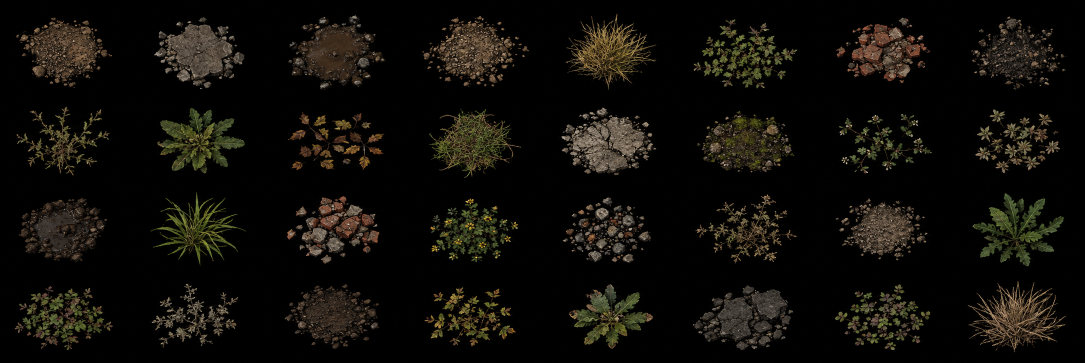
#> input picture img/texturas/fonte/chao_pack.png, 2170 x 725 px, found by its file name (shown at 1/2 size)
$ python importar_decalques.py
#> lines starting #> are read from the running program, lines starting #| are printed output that depends on the picture
#> in main, im is the input picture: PIL image 2170x725 RGB; mean R, G, B 15.9, 13.8, 9.4
# -*- coding: utf-8 -*-
"""IMPORTA O PACK DE DECALQUE DE CHÃO.

   A arte vem numa folha de contato 8 × 4 com fundo PRETO e sem alfa —
   não foi o que se pediu (pediu-se um arquivo por peça, com alfa ou com
   fundo magenta), mas dá pra salvar, e o motivo é geométrico: cada peça
   é um BOLO ISOLADO no meio da célula. Então o fundo não é "o que é
   escuro", é "o escuro LIGADO À BORDA" — e isso se acha por inundação,
   não por limiar de luminância.

   A diferença não é de gosto. No cascalho escuro da folha, 27% da arte
   tem luminância abaixo de 25: recortar por limiar deixa a peça com
   metade dos pixels (medido: 51%), cheia de furos. Por inundação
   sobrevivem 92%.

   Fundo preto tem uma segunda propriedade boa: imagem composta sobre
   preto É a sua própria versão com alfa pré-multiplicado (o pixel vale
   α·C). Então a franja anti-serrilhada da borda se recupera exata:
   α sai da luminância e a cor volta dividindo por α. Sem isso toda
   folha de capim fica com contorno preto.

   Sai em `img/texturas/chao.png`: atlas 8 × 4 de células quadradas, a
   arte centrada e com a proporção dela preservada por preenchimento
   transparente — assim a placa no 3D pode ser um quadrado e a proporção
   se resolve sozinha.
"""
import sys
from collections import deque
from PIL import Image

FONTE = 'img/texturas/fonte/chao_pack.png'
SAIDA = 'img/texturas/chao.png'
CEL, MARGEM = 192, 8            # célula do atlas e folga até a borda
DESSATURA = 0.76                # o verde do pack grita ao lado da paleta do jogo
LIMIAR = 16                     # o que conta como "preto de fundo"


def faixas(vazio, minimo):
    """os trechos NÃO vazios de um vetor de booleanos"""
    out, i = [], 0
    while i < len(vazio):
        if not vazio[i]:
            j = i
            while j < len(vazio) and not vazio[j]:
                j += 1
            if j - i >= minimo:
                out.append((i, j))
            i = j
        else:
            i += 1
    return out


def grade(im):
    """acha as 8 colunas e as 4 linhas pelas faixas totalmente pretas"""
    w, h = im.size
#> w = 2170; h = 725
    px = im.load()
    lum = [[max(px[x, y][:3]) for x in range(w)] for y in range(h)]
#> lum = 725 items
    colVazia = [all(lum[y][x] <= LIMIAR for y in range(h)) for x in range(w)]
#> colVazia = 2170 items, first 6: True, True, True, True, True, True
    linVazia = [all(v <= LIMIAR for v in lum[y]) for y in range(h)]
#> linVazia = 725 items, first 6: True, True, True, True, True, True
    return faixas(colVazia, 20), faixas(linVazia, 20), lum
#> the loop in faixas, `while i < len(vazio):` made 581 passes
#> i on pass 30: 226
#> i on passes 1 to 6: 1, 2, 3, 4, 5, 6
#> after the loop in faixas, `while i < len(vazio):`: i = 2170; j = 2133; out = [(29, 226), (301, 493), (569, 771), (844, 1058), (1123, 1313), (1385, 1595), (1670, 1864), (1935, 2133)]
#> the loop in faixas (call 2), `while i < len(vazio):` made 140 passes
#> i on passes 28, 62, 91: 180, 356, 533


def recortar(im, lum, x0, y0, x1, y1):
    """devolve a célula em RGBA: fundo = o preto que se alcança da borda"""
    w, h = x1 - x0, y1 - y0
    px = im.load()
    escuro = [[lum[y0 + y][x0 + x] <= LIMIAR for x in range(w)] for y in range(h)]
    fora = [[False] * w for _ in range(h)]
    fila = deque()
    for x in range(w):
        for y in (0, h - 1):
            if escuro[y][x] and not fora[y][x]:
                fora[y][x] = True; fila.append((y, x))
    for y in range(h):
        for x in (0, w - 1):
            if escuro[y][x] and not fora[y][x]:
                fora[y][x] = True; fila.append((y, x))
    while fila:
        y, x = fila.popleft()
        for dy, dx in ((1, 0), (-1, 0), (0, 1), (0, -1)):
            ny, nx = y + dy, x + dx
            if 0 <= ny < h and 0 <= nx < w and escuro[ny][nx] and not fora[ny][nx]:
                fora[ny][nx] = True; fila.append((ny, nx))

    cel = Image.new('RGBA', (w, h), (0, 0, 0, 0))
    saida = cel.load()
    for y in range(h):
        for x in range(w):
            r, g, b = px[x0 + x, y0 + y][:3]
            l = lum[y0 + y][x0 + x]
            if not fora[y][x]:
                a = 255                                    # miolo da peça
            elif l > 2:
                a = min(255, int(l * 255 / 90))            # franja: α da luminância
            else:
                continue
            if a <= 0:
                continue
            if a < 255:                                    # desfaz o pré-multiplicado
                k = 255.0 / a
                r, g, b = min(255, int(r * k)), min(255, int(g * k)), min(255, int(b * k))
            # dessatura em direção ao cinza da própria peça
            m = (r + g + b) / 3.0
            r = int(m + (r - m) * DESSATURA)
            g = int(m + (g - m) * DESSATURA)
            b = int(m + (b - m) * DESSATURA)
            saida[x, y] = (r, g, b, a)
    return cel.crop(cel.getbbox() or (0, 0, w, h))


def main():
    im = Image.open(FONTE).convert('RGB')
    cols, lins, lum = grade(im)
#> cols has the same summary as out in faixas; lins = [(27, 180), (213, 356), (384, 533), (561, 705)]; lum = 725 items
    if len(cols) != 8 or len(lins) != 4:
        sys.exit('grade inesperada: %d colunas, %d linhas' % (len(cols), len(lins)))
    atlas = Image.new('RGBA', (CEL * 8, CEL * 4), (0, 0, 0, 0))
#> atlas: PIL image 1536x768 RGBA; every value is 0
    n = 0
    for r, (y0, y1) in enumerate(lins):
        for c, (x0, x1) in enumerate(cols):
            peca = recortar(im, lum, max(0, x0 - 6), max(0, y0 - 6),
                            min(im.size[0], x1 + 6), min(im.size[1], y1 + 6))
            alvo = CEL - 2 * MARGEM
            e = min(alvo / peca.size[0], alvo / peca.size[1])
            nova = peca.resize((max(1, round(peca.size[0] * e)),
                               max(1, round(peca.size[1] * e))), Image.LANCZOS)
            atlas.paste(nova, (c * CEL + (CEL - nova.size[0]) // 2,
                               r * CEL + (CEL - nova.size[1]) // 2), nova)
            n += 1
#> this loop made 4 passes
#> (y0, y1) on passes 1 to 4: (27, 180), (213, 356), (384, 533), (561, 705)
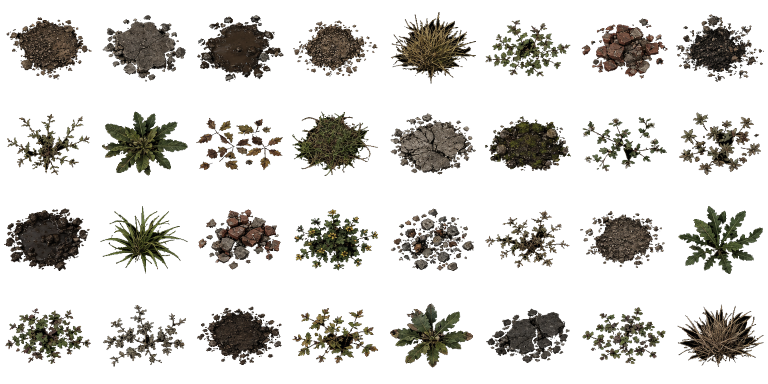
#> atlas: PIL image 1536x768 RGBA (shown at 1/2 size); mean R, G, B, A 16.3, 14.6, 10.9, 60.1; transparent parts drawn white
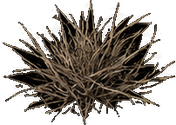
#> nova: PIL image 176x125 RGBA; mean R, G, B, A 42.3, 34.9, 27, 123.4; transparent parts drawn white
#> after the loop, n = 32
    atlas.save(SAIDA, optimize=True)
    print('%s: %d peças, %dx%d' % (SAIDA, n, atlas.size[0], atlas.size[1]))
#| img/texturas/chao.png: 32 peças, 1536x768


main()
